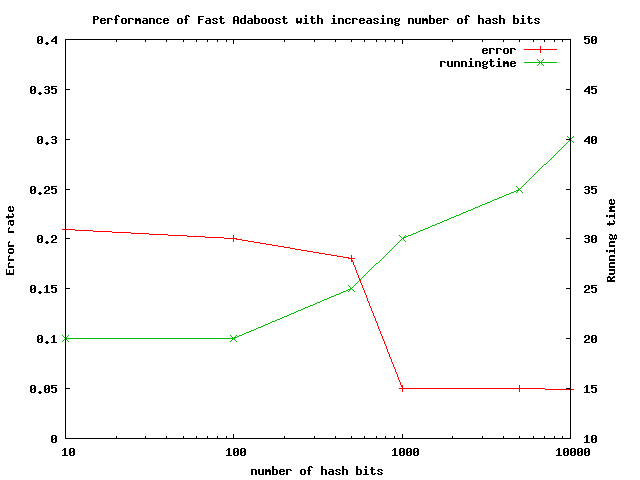

Here is the gnuplot script that generated this plot:
set terminal png
set title "Performance of Fast Adaboost with increasing number of hash bits"
set xrange [10:10000]
set logscale x 10
set yrange [0:0.4]
set y2range [10:50]
set ytics
set y2tics
set xlabel "number of hash bits"
set ylabel "Error rate"
set y2label "Running time"
set output "feature_hashing.png"

plot "feature_hashing.dat" using 1:2 title col with lp, '' using 1:3 ti col axes x1y2 with lp